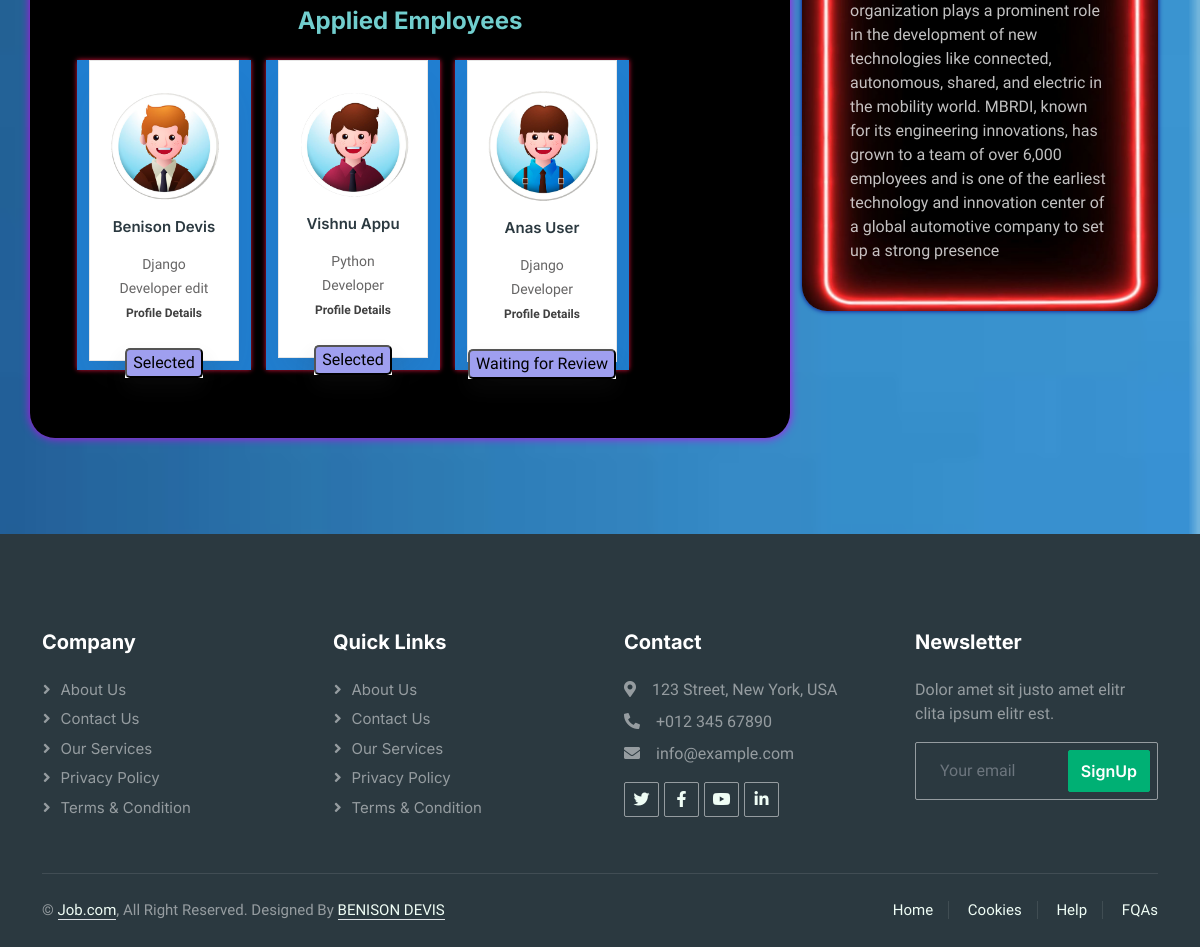
The app's page /company/job/1/details/ (signed in, lower part), older data.
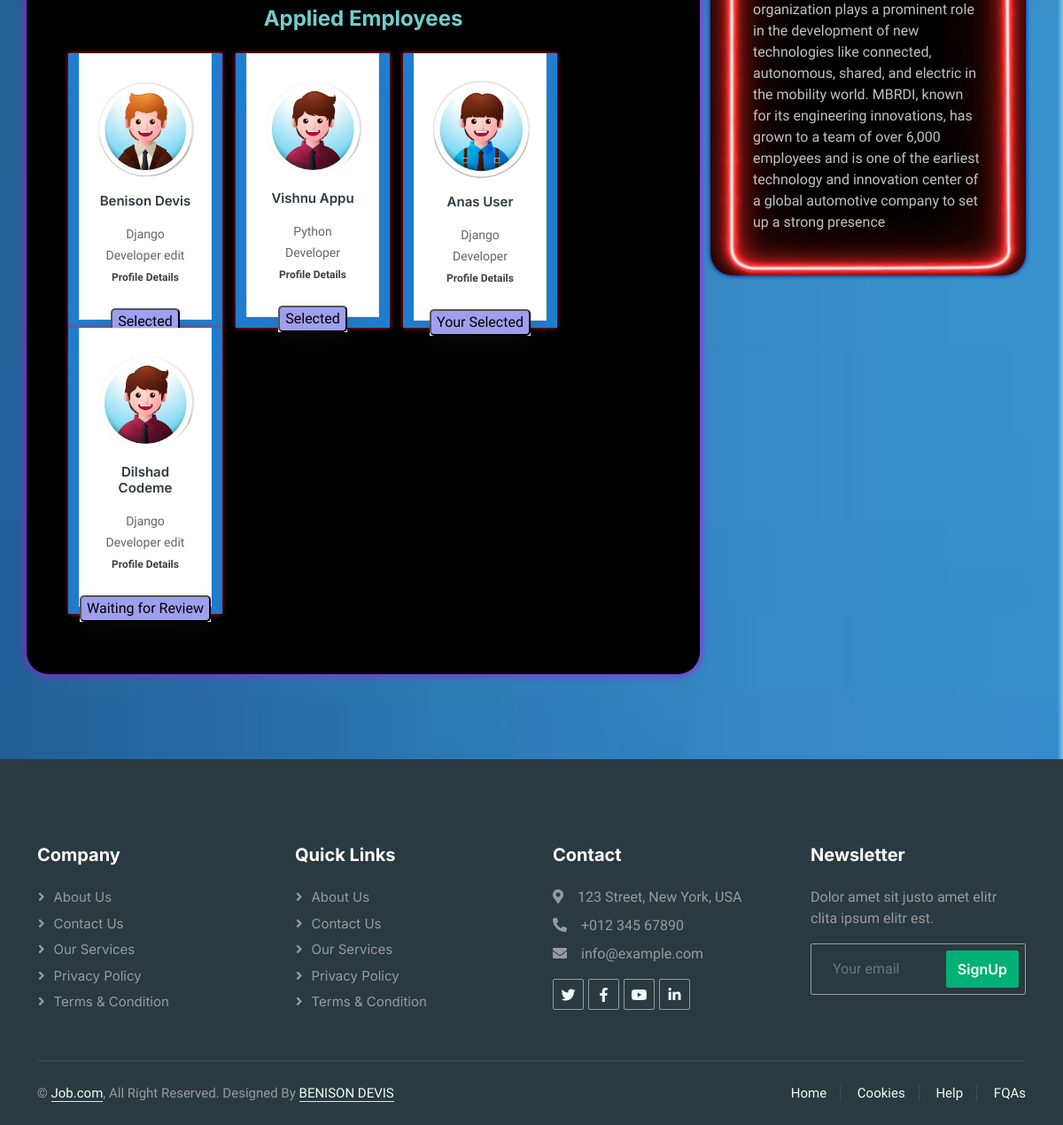
The same page, newer data.
### employee/models.py (models this page shows)
class ApplyJob(models.Model):
    sel = (
        ("Waiting for Review", "Waiting for Review"),
        ("Your Selected", "Your Selected"),
        ("Rejected", "Rejected"),
    )
    apply_status = models.BooleanField(default=True)
    rel_profile = models.ForeignKey(
        Employee, on_delete=models.CASCADE, null=True, blank=True,related_name='applied_jobs'
    )
    rel_post = models.ForeignKey(
        JobPost, on_delete=models.CASCADE, null=True, blank=True
    )
    rel_empl_post = models.ForeignKey(
        ProfileEdit, on_delete=models.CASCADE, null=True, blank=True
    )
    selected = models.CharField(
        max_length=30, choices=sel, default="Waiting for Review"
    )
    company_relation = models.ForeignKey(Company, on_delete=models.CASCADE, related_name='apply_jobs',null=True, blank=True)

class ProfileEdit(models.Model):
    worksts = (
        ("frsh", "I'm Fresher"),
        ("exp", "I'm Experienced"))
    gender = (("M", "Male"), ("F", "Female"), ("O", "Outher"))
    profile_title = models.CharField(max_length=50,null=True, blank=True)
    bio = models.TextField(null=True, blank=True)
    profile_img = models.ImageField(upload_to="profile.image/", null=True, blank=True,default='static\img\pro.png')
    resume = models.FileField(upload_to="resume/", null=True, blank=True)
    location = models.CharField(max_length=50,null=True, blank=True)
    mobile_no = models.CharField(max_length=12,null=True, blank=True)
    working_sts = models.CharField(max_length=50, choices=worksts,null=True, blank=True)
    gender = models.CharField(max_length=50, choices=gender,null=True, blank=True)
    rel_profile = models.OneToOneField(
        Employee, on_delete=models.CASCADE, null=True, blank=True
    )

### account/models.py (models this page shows, shortened)
class Account(AbstractUser):
    class Role(models.TextChoices):
        ADMIN = "ADMIN", "Admin"
        USER = "USER", "User"
        COMPANY = "COMPANY", "Company"
    base_role = Role.ADMIN
    is_active = models.BooleanField(default=False)
    can_login = models.BooleanField(default=True)
    role = models.CharField(max_length=50, choices=Role.choices)

### company/decorators.py (the view)
    def wrappeer(request,*args,**kwargs):
        if not request.user.is_authenticated:
            return redirect('user_login')
        else:
            if request.user.role != 'COMPANY':
                return render(request, "404.html")
        return function(request,*args,**kwargs)

### company/views.py (called while the page is built)
@company_login_required
def details_job(request, id):
    post = JobPost.objects.get(id=id)
    comp = request.user
    note = ApplyJob.objects.filter(company_relation = comp).order_by('id').reverse()
    lennote = note.filter(selected = 'Waiting for Review')
    legth = len(lennote)
    apl = ApplyJob.objects.filter(rel_post=post)
    context = {
        "post": post,
        "apl": apl,
        'note' : note,
        'legth' : legth
    }
    return render(request,"company/job-detail.html",context)

### templates/company/job-detail.html (shortened to what this page needs)
{% extends 'base.html' %}
{% block content %}
{% load static %}
    <div class="container-xxl  p-0">
        <div  class="container-xxl py-5 wow fadeInUp" data-wow-delay="0.1s">
            <div  class="container">
                <div class="row gy-5 gx-4">
                    <div style="border-radius: 25px; padding: 20px; background-color: black;box-shadow: 0px 0px 10px rgb(191, 9, 237);" class="col-lg-8">
                        <div class="">
                            <section class="container py-5">
                                <h2 style="color: rgb(113, 206, 206);" class="h4 block-title text-center mt-2">Applied Employees</h2>
                                <div class="row pt-3">
                                    {% for apl in apl %}
                                    <div style=" box-shadow: 0px 0px 5px crimson;background-color: rgb(32, 126, 208); margin-left: 15px ;" class="col-lg-3 col-sm-6  pb-2">
                                        <div  class="team-card-style-3 mx-auto">
                                            <div class="team-thumb"><img src="{{ apl.rel_empl_post.profile_img.url }}" alt="Author Picture">
                                            </div>
                                            <h4 class="team-name">{{ apl.rel_profile.first_name }} {{ apl.rel_profile.last_name }}</h4>
                                            <small>{{ apl.rel_empl_post.profile_title }}</small>
                                            <a class="team-contact-link" href="{% url 'applied_employee_profile' apl.id %}">Profile Details</a>
                                            <div class="team-social-bar-wrap">
                                                <div class="team-social-bar">
                                                  <button style="border-radius: 5px;background-color: rgb(159, 159, 239);" >{{ apl.selected }}</button>
                                                </div>
                                            </div>
                                        </div>
                                    </div>
                                    {% endfor %}
                                </div>
                            </section>
                        </div>
                    </div>
                    <div class="col-lg-4">
                        <div style="border-radius: 25px;color: rgba(255, 255, 255, 0.758);box-shadow: 0px 0px 5px darkblue;background-image: url('{% static 'img/detjob2.jpg' %}');background-size: 100% 100%;"  class="  p-5 wow slideInUp" data-wow-delay="0.1s">
                            <p class="m-0">{{ post.rel_comp_comp.about_us_discpt }}</p>
                        </div>
                    </div>
                </div>
            </div>
        </div>
</html>
{% endblock content %}

Row changes from the older to the newer data that the page shows:
changed ApplyJob "Anas": selected "Waiting for Review" → "Your Selected"
added ApplyJob: rel_empl_post.profile_img (picture), rel_profile.first_name "Dilshad", rel_profile.last_name "Codeme", rel_empl_post.profile_title "Django Developer edit", selected "Waiting for Review"
